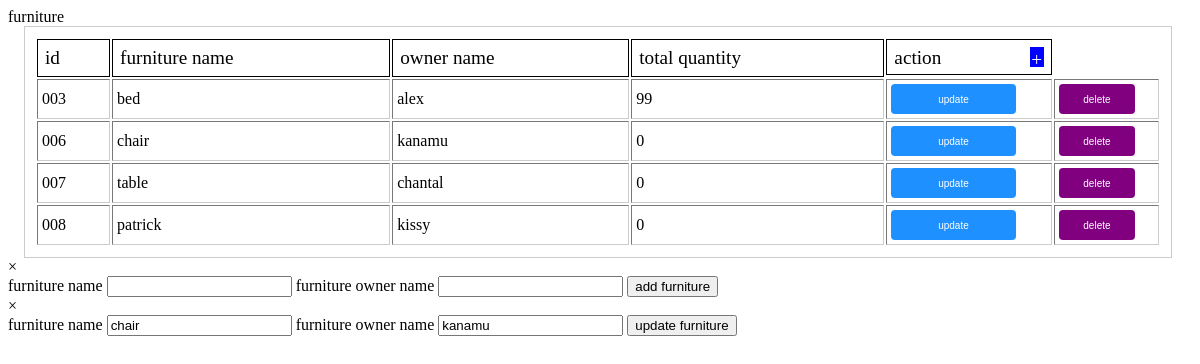
Screenshot of /PHP/f.php?idu=006 with the database file from the repository.
### tables this page shows
CREATE TABLE `funiture` (
  `furnitureid` int(3) UNSIGNED ZEROFILL NOT NULL,
  `furniturename` varchar(255) NOT NULL,
  `furnitureownername` varchar(100) NOT NULL,
  `totalimport` int(10) NOT NULL,
  `totalexport` int(10) NOT NULL
);

### PHP/f.php (the view, shortened to what this page needs)
<?php
include '../connect.php';
include '../updatefuniture.php';
$select1 = $conn->query("select*from funiture");
?>
<!DOCTYPE html>
<html lang="en">
<head>
    <link rel="stylesheet" href="../css/table.css">
</head>
<body>
    <div class="table">
        <div class="heads">furniture</div>
           <table border="1">
                <thead>
                    <td>id</td>
                    <td>furniture name</td>
                    <td>owner name</td>
                    <td>total quantity</td>
                    <td colspan="2" id="action">action  <div class="act">&plus;</div></td>
                </thead>
                <?php foreach($select1 as $x){?>
                <tr>
                    <td><?=$x['furnitureid']?></td>
                    <td><?=$x['furniturename']?></td>
                    <td><?=$x['furnitureownername']?></td>
                    <td><?=$x['totalimport']?></td>
                  <td><a href="?idu=<?=$x['furnitureid']?>"><button id="up">update</button></a></td>
                  <td><a href="?idd=<?=$x['furnitureid']?>"><button id="del">delete</button></a></td>
                </tr><?php }?>
            </table>
    <div class="form">
              <form action="../add/addf.php" method="post"><div class="close">&times</div>
                <label for="">furniture name</label>
                <input type="text" name="fname" id=""required>
                <label for="">furniture owner name</label>
                <input type="text" name="fownname" id=""required>
                <input type="submit" value="add furniture" name="add_funiture">
              </form>
            </div>
            <?php if (isset($_GET['idu'])) {
              ?>
              <div class="formu"> <?php update($conn,$_GET['idu']);?> </div>
            <?php }?>
    </div>
</body>
</html>

### updatefuniture.php (shortened to what this page needs)
<?php
function update($conn,$id){
    $select = $conn->query("select*from funiture where furnitureid='$id'");
    $row = mysqli_fetch_array($select);
    ?>
    <form action="../updatefuniture.php" method="post"><div class="close">&times</div>
        <label for="">furniture name</label>
        <input type="text" name="fname" id=""required value="<?=$row['furniturename']?>">
        <label for="">furniture owner name</label>
        <input type="text" name="fownname" id=""required value="<?=$row['furnitureownername']?>">
        <input type="submit" value="update furniture" name="update">
    </form>
    <?php
}
        ?><script>alert('furniture updated')

### CSS/table.css (style rules this page uses)
table { border:0.1px solid #ccc; width:100%; height:fit-content; padding:10px; background:transparent; border-radius:0px; margin-left: 1pc; width: 97%; }
table thead { border:none; height:30px; background:transparent; border-radius:6px; }
table thead td { padding:7px; font-weight: 100; font-size: 1.2pc; border: black solid 1px; border-radius:0px; background:transparent; }
table td { background:transparent; height:20px; padding:4px; border-radius:0px; }
#action { display: flex; justify-content: space-between; }
#up { width:80%; height:30px; padding:6px; border-radius:4px; background:dodgerblue; color:white; font-family:'loto',sans-serif; font-size:10px; cursor:pointer; }
#del { width:80%; height:30px; padding:6px; border-radius:4px; background:purple; color:white; font-family:'loto',sans-serif; font-size:10px; cursor:pointer; }
button { outline:none; border:none; }
.act { color: white; padding:0.1pc; cursor: pointer; align-items: center; align-items: center; background-color: blue; }

### rows the page displays
funiture: furnitureid "003", furniturename "bed", furnitureownername "alex", totalimport "99"
funiture: furnitureid "006", furniturename "chair", furnitureownername "kanamu", totalimport "0", fname "chair", fownname "kanamu"
funiture: furnitureid "007", furniturename "table", furnitureownername "chantal", totalimport "0"
funiture: furnitureid "008", furniturename "patrick", furnitureownername "kissy", totalimport "0"
